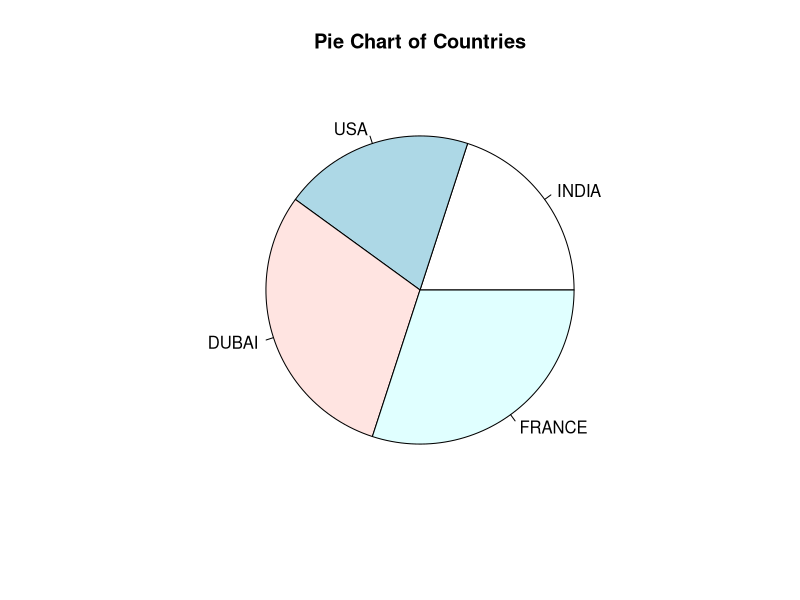
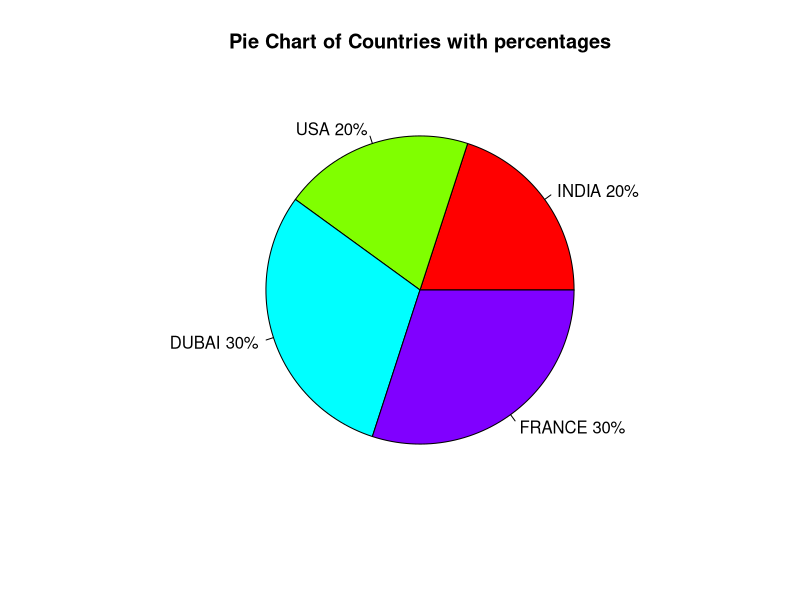
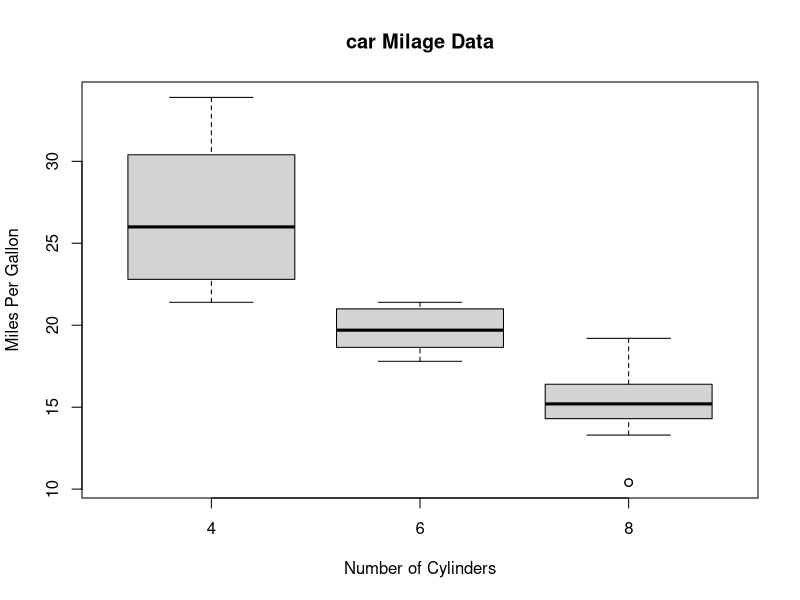
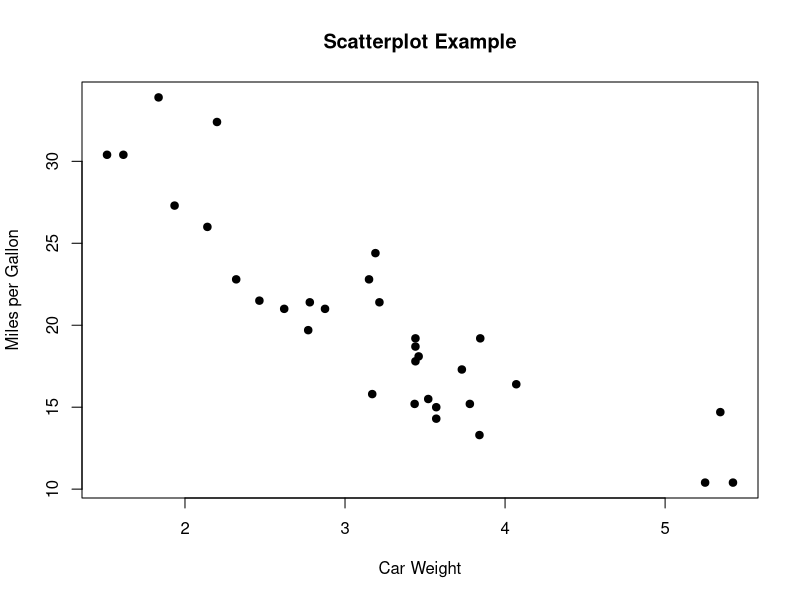

Reproduce these figures in R, in order.

#Pie Chart Simple
slices <-c(20,20,30,30)
#Slices has the values for the size
label<-c("INDIA","USA","DUBAI","FRANCE")
pie(slices,labels=label,main="Pie Chart of Countries")


"Pie Chart with Percentages"
slices <-c(20,20,30,30)
label<-c("INDIA","USA","DUBAI","FRANCE")
pct <-round(slices/sum(slices)*100)
label <-paste(label,pct)
label <-paste(label,"%",sep="")
pie(slices,labels=label,col=rainbow(length(label)),main="Pie Chart of Countries with percentages")


#Box Plot
boxplot(mpg~cyl,data=mtcars,main="car Milage Data",xlab="Number of Cylinders",ylab="Miles Per Gallon")

#Simple Scatter Plot form mtcars dataset
attach(mtcars)
plot(wt,mpg,main="Scatterplot Example",xlab="Car Weight",ylab="Miles per Gallon",pch =19)
